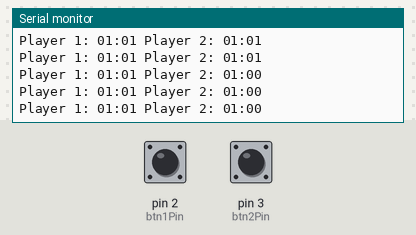
The sketch below on a simulated Arduino Uno, built with avr-gcc and run on an emulated ATmega328P. Parts: the last lines printed to the serial monitor. The test bench sets the inputs (shaded band); at power-on: pin 3 (btn2Pin) HIGH, pin 2 (btn1Pin) HIGH.

Above: at 1.2 s.
1.3 s: pin 3 (btn2Pin) pulled LOW for 0.15 s
At 3.47 s:
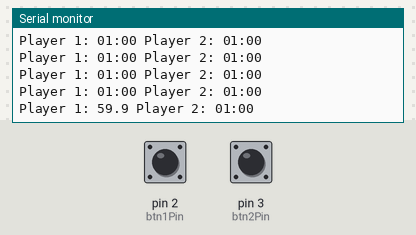
4.4 s: pin 2 (btn1Pin) pulled LOW for 0.15 s
At 5.17 s:
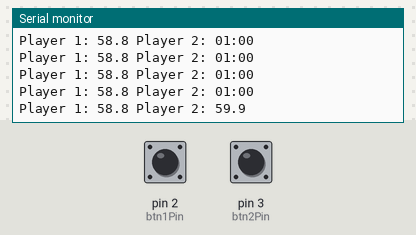
6.7 s: pin 3 (btn2Pin) pulled LOW for 1 s
At 7.84 s:
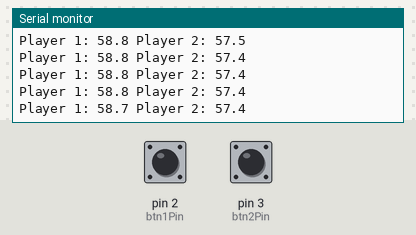
9.2 s: pin 2 (btn1Pin) pulled LOW for 1 s
At 10.31 s:
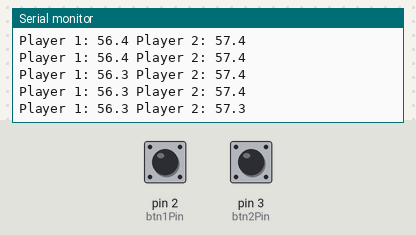
Timing chart, 0 to 12.2 s (numbered marks = the images above; inputs shaded):
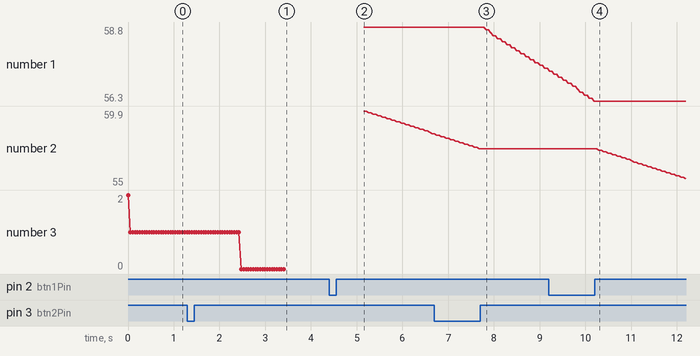

The sketch:

chess-timer.ino
```cpp
const int btn1Pin = 2;
const int btn2Pin = 3;

const long millisInSec = 1000UL;
const long millisInMin = millisInSec * 60;
const long millisInHour = millisInMin * 60;

const long debounceTime = 50UL;

const int btnNum = 2;
int btnPins[btnNum] = {btn1Pin, btn2Pin};
bool currBtnState[btnNum] = {false, false};
bool lastBtnState[btnNum] = {false, false};
long lastBtnTime[btnNum] = {0UL, 0UL};

void setup() {
    Serial.begin(115200);
    pinMode(btn1Pin, INPUT_PULLUP);
    pinMode(btn2Pin, INPUT_PULLUP);
}

long playerOneTime = 1000UL*62;
long playerTwoTime = 1000UL*62;

long playerMillis[] =  {playerOneTime, playerTwoTime};

long startTime = 0UL;
long lastMillis = 0UL;

int activePlayer = 0;

bool isRunning = false;

void loop() {
    start();
    updateTime();
    checkBtns();
    display();
    delay(50);
}

void checkBtns() {
    debounceBtns();
    updateActivePlayer();
}

void updateActivePlayer() {
    if (activePlayer == 0) {
        if (isNewBtnPushDown(0)) {
            activePlayer = 1;
        }
    } else if (activePlayer == 1) {
        if (isNewBtnPushDown(1)) {
            activePlayer = 0;
        }
    }
}

bool isNewBtnPushDown(int btnIndex) {
    return currBtnState[btnIndex] && !lastBtnState[btnIndex];
}

void debounceBtns() {
    for (int i = 0; i < btnNum; i++) {
        debounceBtn(i);
    }
}

void debounceBtn(int btnIndex) {
        bool currState = digitalRead(btnPins[btnIndex]);
        long currTime = millis();
        if (currTime - lastBtnTime[btnIndex] > debounceTime) {
            lastBtnState[btnIndex] = currBtnState[btnIndex];
            currBtnState[btnIndex] = currState;
            lastBtnTime[btnIndex] = currTime;
        }
}

void start() {
    if (!isRunning) {
        lastMillis = millis();
        isRunning = true;
    }
}

long lastDisplay = 0UL;
long displayInterval = 50;

bool shouldUpdate() {
    long currentMillis = millis();
    long difference = currentMillis - lastDisplay;
    if (difference >= displayInterval) {
        return true;
    }
    return false;
}

void display () {
    if (!shouldUpdate) {
        Serial.print("no");
        return;
    }
    lastDisplay = millis();
    displaySerial(playerOneTime, playerTwoTime);
}

void displaySerial(long playerOneTime, long playerTwoTime) {
    Serial.print("Player 1: ");
    Serial.print(formatTime(playerMillis[0]));
    Serial.print(" Player 2: ");
    Serial.println(formatTime(playerMillis[1]));
}

String formatTime(long timeInMillis) {
    long hours = timeInMillis / millisInHour;
    long minutes = ( timeInMillis % millisInHour ) / millisInMin;
    long seconds = ( timeInMillis % millisInMin ) / millisInSec;
    long millis = timeInMillis % millisInSec;
    long tenths = millis / 100;

    if (minutes < 1) {
        String secStr = padLeft(seconds);
        String tenthStr= String(tenths);
        return secStr + "." + tenthStr;
    }
    if (hours < 1) {
        String minStr = padLeft(minutes);
        String secStr = padLeft(seconds);
        return minStr + ":" + secStr;
    }
    return String(hours) + ":" + padLeft(minutes) + ":" + padLeft(seconds);

}

String padLeft(long input) {
    if (input < 10) {
        return "0" + String(input);
    }
    return String(input);
}

void updateTime() {
    long currentMillis = millis();
    long difference = currentMillis - lastMillis;
    playerMillis[activePlayer] -= difference;
    if (playerMillis[activePlayer] < 0) {
        playerMillis[activePlayer] = 0;
    }
    lastMillis = currentMillis;
}
```

Measured:
- after the input at 1.3 s, the serial monitor: prints a new line after 1.2 s (image 1)
- after the input at 4.4 s, the serial monitor: prints a new line after 0.76 s (image 2)
- after the input at 6.7 s, the serial monitor: prints a new line after 1.1 s (image 3)
- after the input at 9.2 s, the serial monitor: prints a new line after 1.1 s (image 4)
